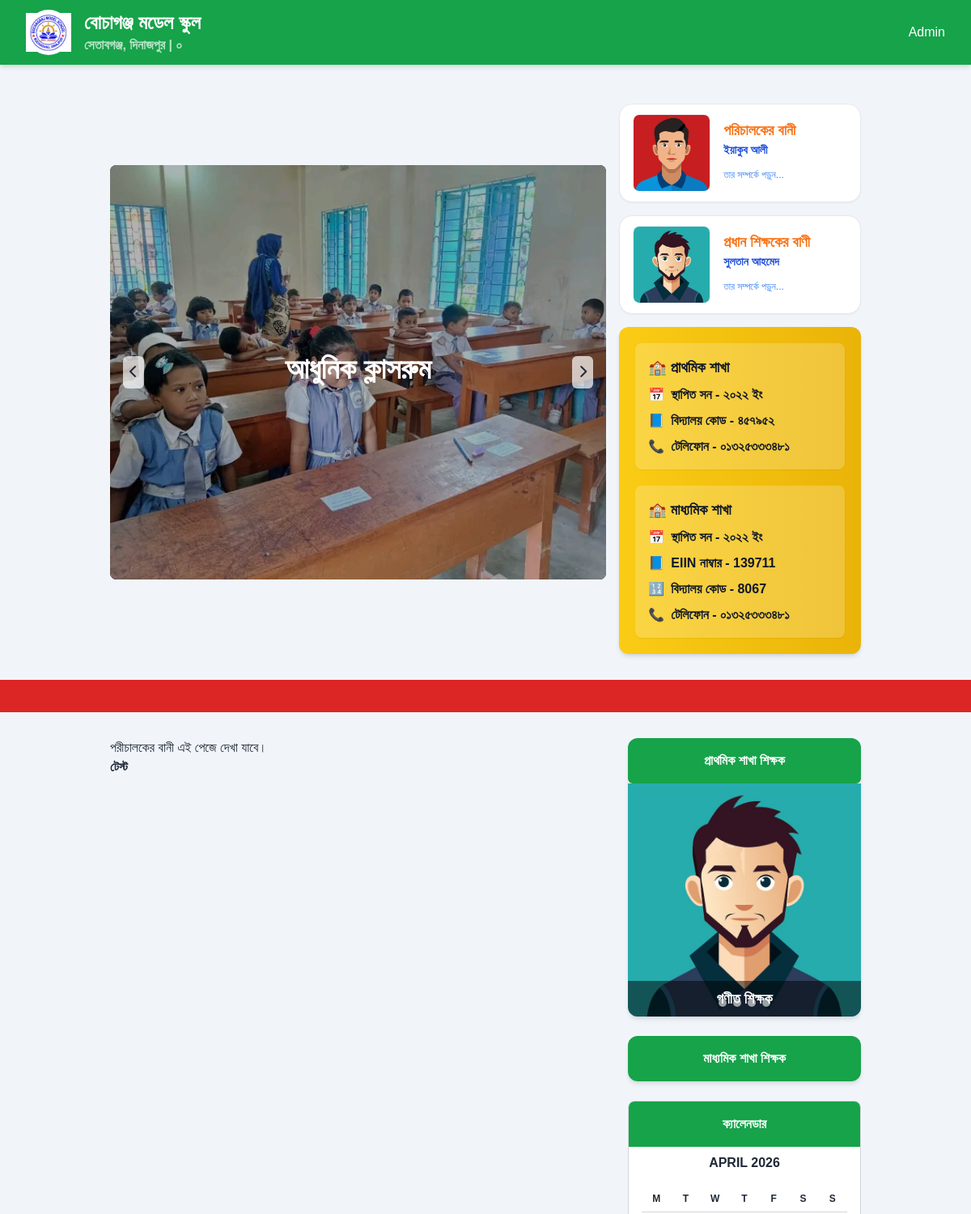
The page /porichalok (upper part) on the database as committed earlier.
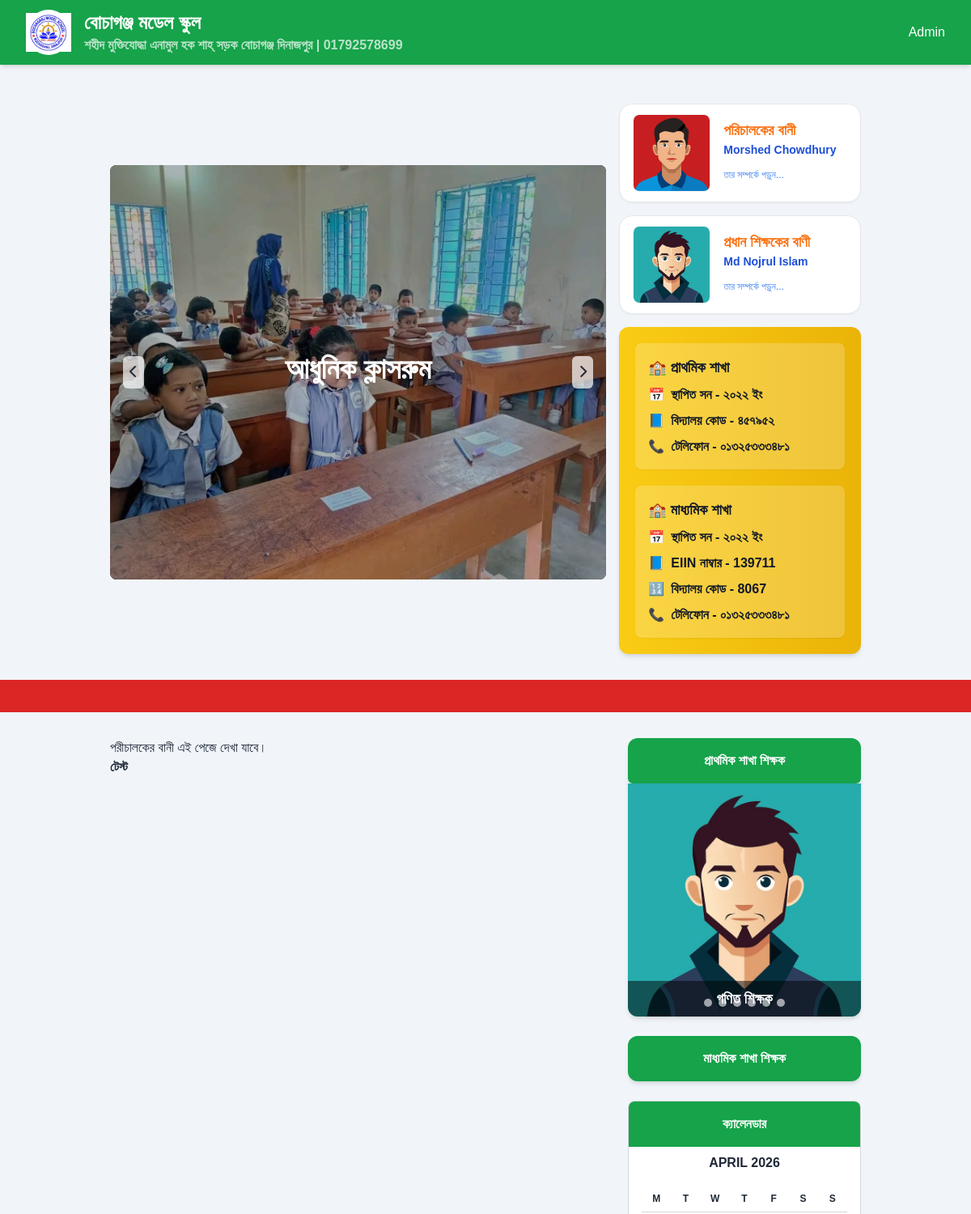
The same page on the database as committed later.
### base/models.py (models this page shows, shortened)
class BaseModel(models.Model):
    created_at = models.DateTimeField(auto_now_add=True)
    updated_at = models.DateTimeField(auto_now=True)
    is_active = models.BooleanField(default=True)
    class Meta:
        abstract = True
        ordering = ['id']

class Info(BaseModel):
    name = models.CharField(max_length=500)
    address = models.CharField(max_length=500)
    phone = models.CharField(max_length=500)
    email = models.CharField(max_length=500)
    logo = models.FileField(upload_to='logo')
    about_school = CKEditor5Field()
    school_image = models.FileField()
    school_image_sec = models.FileField()

class Porichalok(BaseModel):
    name = models.CharField(max_length=500)
    text = CKEditor5Field()
    title = models.CharField(max_length=500)
    image = models.FileField(upload_to="teachers")

class HeadTeacher(BaseModel):
    name = models.CharField(max_length=500)
    text = CKEditor5Field()
    title = models.CharField(max_length=500)
    image = models.FileField(upload_to="teachers")

class Widget(BaseModel):
    title = models.CharField()
    image = models.FileField(upload_to='teachers')
    text = CKEditor5Field()

### base/views.py (the view)
# urls.py: path('porichalok', get_pori),
def get_pori(r):
   pori = Porichalok.objects.filter().first()
   context = {
    'text' : pori.text
    }
   return render(r, 'content.html', context)

### base/context_processors.py (called while the page is built)
def global_context(request):
    context = {}
    context['info'] = Info.objects.first()
    context['porichalok'] = Porichalok.objects.first()
    context['headteacher'] = HeadTeacher.objects.first()
    context['widgets'] = Widget.objects.all()
    context['b'] = Banner.objects.all()
    context['high_school_widgets'] = MaddhomikTeacher.objects.all()
    context['news'] = News.objects.first()
    context['gallery'] = Gellery.objects.all().order_by('-id')[:6]
    context['calender'] = Calender.objects.first()
    context['vids'] = Videos.objects.all().order_by('-id')[:4]
    return context

### template/content.html (shortened to what this page needs)
{% extends 'main.html' %}
{% block body %}
<section id="scroll-target">
    {% if text %}
    {{ text|safe }}
    {% else %}
Nothing is here.....
    {% endif %}
</section>
</div>
{% endblock %}

### template/main.html (shortened to what the changed rows need)
<!DOCTYPE html>
<html lang="en">
<head>
<script src="https://cdn.tailwindcss.com/3.4.3"></script>
    <link rel="stylesheet" href="https://cdnjs.cloudflare.com/ajax/libs/font-awesome/6.4.0/css/all.min.css">
</head>
<body class="text-gray-800 bg-slate-100">
    <nav class="bg-green-600 sticky top-0 z-50 shadow-md">
        <div class="max-w-7xl mx-auto px-4 sm:px-6 lg:px-8">
            <div class="flex items-center justify-between h-20">
                <div class="flex items-center gap-4">
                    <a href="/">
                        <div
                            class="w-14 h-14 bg-white rounded-full flex items-center justify-center font-bold text-primary">
                            <img class="" src="{{ info.logo.url }}" alt="">
                        </div>
                    </a>
                    <div class="text-white font-bold">
                        <div class="text-2xl opacity-100">{{ info.name }}</div>
                        <div class="opacity-70">{{ info.address }} | {{ info.phone }}</div>
                    </div>
                </div>
            </div>
        </div>
    </nav>
    <div class="grid grid-cols-1 md:grid-cols-3 gap-4 max-w-5xl mx-auto px-4 sm:px-6 lg:px-12 py-8">
      <div class="my-auto md:col-span-2 relative h-96 sm:h-[32rem] overflow-hidden bg-black rounded-lg" id="carousel">
            <div class="flex h-full transition-transform duration-500 ease-in-out" id="carousel-container">
                {% for i in b %}
                <div class="min-w-full h-full relative">
                    <div
                        class="absolute top-1/2 left-1/2 transform -translate-x-1/2 -translate-y-1/2 text-center text-white z-10 max-w-[90%]">
                        <h1 class="text-2xl sm:text-3xl md:text-4xl font-bold mb-2">{{i.text}}</h1>
                    </div>
                </div>
                {% endfor %}
            </div>
        </div>
        <div class="md:col-span-1 space-y-4">
            <a href="/porichalok" class="block">
                <div
                    class="bg-white border border-gray-200 rounded-2xl overflow-hidden shadow-sm hover:shadow-md transition-transform transform-gpu hover:-translate-y-0.5">
                    <div class="flex items-center gap-4 p-3">
                        <div class="flex-shrink-0 ml-1">
                            <img src="{{ porichalok.image.url }}" alt="Chairman"
                                class="w-20 h-20 md:w-24 md:h-24 rounded-lg object-cover border border-gray-100 shadow-xs">
                        </div>
                        <div class="flex-1">
                            <div class="flex items-start justify-between">
                                <h3 class="text-orange-500 font-extrabold text-lg leading-5">{{ porichalok.title }}</h3>
                            </div>
                            <p class="mt-1 text-blue-700 font-semibold text-sm">{{ porichalok.name }}</p>
                            <div class="mt-2">
                                <a href="/porichalok" class="text-blue-500 text-xs font-medium hover:underline">তার
                                    সম্পর্কে পড়ুন...</a>
                            </div>
                        </div>
                    </div>
                </div>
            </a>
            <a href="/head" class="block">
                <div
                    class="bg-white border border-gray-200 rounded-2xl overflow-hidden shadow-sm hover:shadow-md transition-transform transform-gpu hover:-translate-y-0.5">
                    <div class="flex items-center gap-4 p-3">
                        <div class="flex-shrink-0 ml-1">
                            <img src="{{ headteacher.image.url }}" alt="Principal"
                                class="w-20 h-20 md:w-24 md:h-24 rounded-lg object-cover border border-gray-100 shadow-xs">
                        </div>
                        <div class="flex-1">
                            <div class="flex items-start justify-between">
                                <h3 class="text-orange-500 font-extrabold text-lg leading-5">{{ headteacher.title }}
                                </h3>
                            </div>
                            <p class="mt-1 text-blue-700 font-semibold text-sm">{{ headteacher.name }}</p>
                            <div class="mt-2">
                                <a href="/head" class="text-blue-500 text-xs font-medium hover:underline">তার সম্পর্কে
                                    পড়ুন...</a>
                            </div>
                        </div>
                    </div>
                </div>
            </a>
        </div>
    </div>
    <div class="max-w-5xl mx-auto px-4 sm:px-6 lg:px-12 py-8">
        <div class="grid grid-cols-1 md:grid-cols-3 gap-8">
            <div class="md:col-span-2 space-y-8">
                {% block body %}
                {% endblock %}
                <div class="lg:col-span-1 space-y-6">
                    <div class="relative w-full max-w-2xl mx-auto rounded-xl overflow-hidden shadow-md">
                        <div id="teacherSlider" class="flex transition-transform duration-700 ease-in-out">
                            {% for widget in widgets %}
                             <a href="/widget/{{widget.id}}">
                            <div class="relative flex-shrink-0 w-full h-72">
                                <img src="{{ widget.image.url }}" alt="{{ widget.name }}"
                                    class="w-full h-full object-cover">
                                <div
                                    class="absolute bottom-0 left-0 right-0 bg-black bg-opacity-50 text-white py-2 px-4 text-center">
                                    <h3 class="font-semibold text-lg">{{ widget.title }}</h3>
                                </div>
                                </a>
                            </div>
                            {% endfor %}
                        </div>
                        <div id="teacherDots"
                            class="absolute bottom-3 left-1/2 transform -translate-x-1/2 flex space-x-2"></div>
                    </div>
            </div>
</body>
</html>

Rows that differ between the two databases and show on the page:
changed Info "বোচাগঞ্জ মডেল স্কুল": address "সেতাবগঞ্জ, দিনাজপুর" → "শহীদ মুক্তিযোদ্ধা এনামুল হক শাহ্ সড়ক বোচাগঞ্জ দিনাজপুর"; phone "০" → "01792578699"
changed Porichalok "পরিচালকের বানী": name "ইয়াকুব আলী" → "Morshed Chowdhury"
changed HeadTeacher "প্রধান শিক্ষকের বাণী": name "সুলতান আহমেদ" → "Md Nojrul Islam"
changed Widget: title "গণীত শিক্ষক" → "গণিত শিক্ষক"
